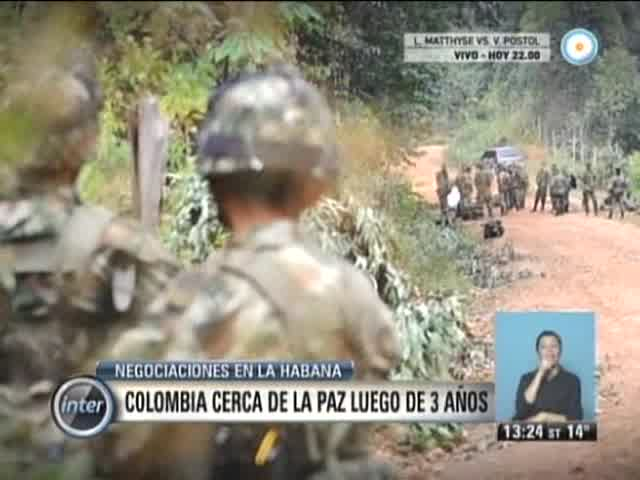
//> input picture c++/1.jpeg, 640 x 480 px
$ ./Threshold   (built with g++ and OpenCV 4)
//> lines starting //> are read from the running program, lines starting //| are printed output that depends on the picture
#include "opencv2/imgproc/imgproc.hpp"
#include "opencv2/highgui/highgui.hpp"
#include <stdlib.h>
#include <stdio.h>
#include <string>
#include <iostream>


using namespace cv;

/// Global variables

int threshold_value = 0;
int threshold_type = 3;;
int const max_value = 255;
int const max_type = 4;
int const max_BINARY_value = 255;

Mat src, src_gray, dst;
char* window_name = "Threshold Demo";

char* trackbar_type = "Type: \n 0: Binary \n 1: Binary Inverted \n 2: Truncate \n 3: To Zero \n 4: To Zero Inverted";
char* trackbar_value = "Value";

/// Function headers
void Threshold_Demo( int, void* );

Point point1, point2; /*vertical points of the bounding box*/
int drag = 0;
Rect rect; /*bounding box*/
Mat img, roiImg,dilation_dst; /* roiImg - the part of the image in the bounding box */
int select_flag = 0;

// [47 lines left out: functions exec, mouseHandler, not called in this run]


/**
 * @function main
 */
int main( int argc, char** argv )
{

  char* ImagenesXesperado[4][2] = {
    "1.jpeg","Negociaciones en La Habana Colombia cerca de la paz luego de 3 años",
	"2.jpeg","Festival Raíz Tecnópolis Así se hace el salteado patagónico",
	"3.jpeg","Todos jugaron para Boca Lo mejor y lo peor de la fecha",
	"4.jpeg","Bebés que se chupan el dedo"};
  int i=0;
  src=imread(ImagenesXesperado[0][0], CV_LOAD_IMAGE_COLOR);
//> src is the input picture: 480 rows x 640 cols, CV_8UC3; mean B, G, R 126.6, 142, 147


  /// Convert the image to Gray
  cvtColor( src, src_gray, CV_BGR2GRAY );
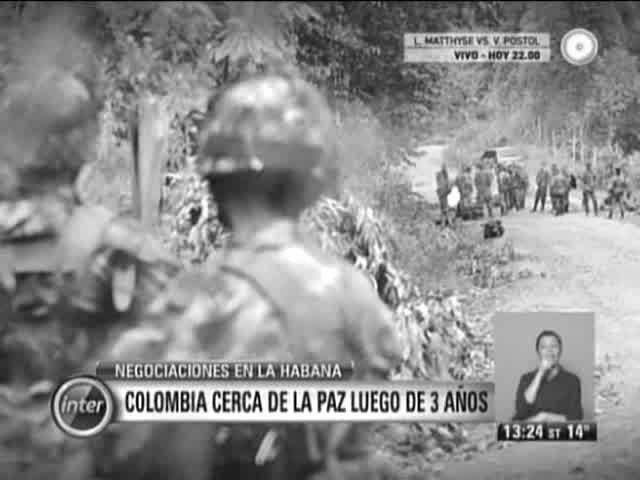
//> src_gray: 480 rows x 640 cols, CV_8UC1; min 0, max 255, mean 141.8

  /// Create a window to display results
  namedWindow( window_name, CV_WINDOW_AUTOSIZE );

  /// Create Trackbar to choose type of Threshold
  createTrackbar( trackbar_type,
                  window_name, &threshold_type,
                  max_type, Threshold_Demo );

  createTrackbar( trackbar_value,
                  window_name, &threshold_value,
                  max_value, Threshold_Demo );
//> slider 'Value' is set to 85

  /// Call the function to initialize
  Threshold_Demo( 0, 0 );
//> in Threshold_Demo, `threshold( src_gray, dst, threshold_value, max_BINARY_value,threshold_..`:
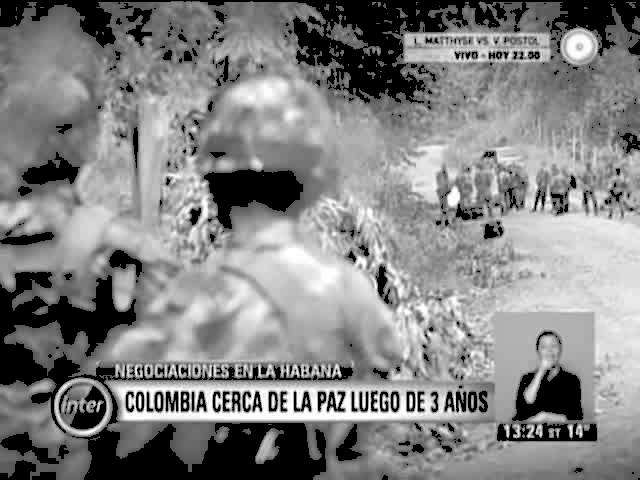
//> dst: 480 rows x 640 cols, CV_8UC1; min 0, max 255, mean 131.2

  /// Wait until user finishes program
  while(true)
  {
    int c;
    cvtColor( src, src_gray, CV_BGR2GRAY );
    cvSetMouseCallback(window_name, mouseHandler, NULL);
    Threshold_Demo( 0, 0 );
    c = waitKey( 20 );
//> the Esc key is pressed
    if (select_flag == 1)
    {
        bilateralFilter ( roiImg, dilation_dst, 1, 1*2, 1/2 );
  		imshow("ROI", dilation_dst); /*show the image bounded by the box*/
    }

    if (c == 114 && select_flag == 1)
    {
      imwrite("roiImg.jpg", dilation_dst);
      system("tesseract roiImg.jpg stdout -l spa >> log.txt");
      std::cout << exec("tesseract roiImg.jpg stdout -l spa");
    }

    if (c == 115)
    {
    	 i=(i+1)%4;
         src=imread(ImagenesXesperado[i][0], CV_LOAD_IMAGE_COLOR);
    }

    if(c==27 )
    {
    	break;
    }
    rectangle(dst, rect, CV_RGB(255, 0, 0), 3, 8, 0);
    imshow(window_name, dst);
   }

}


/**
 * @function Threshold_Demo
 */
void Threshold_Demo( int, void* )
{
  /*
  	 0: Binary
     1: Binary Inverted
     2: Threshold Truncated
     3: Threshold to Zero
     4: Threshold to Zero Inverted
  */

  threshold( src_gray, dst, threshold_value, max_BINARY_value,threshold_type );
  //rectangle(dst, rect, CV_RGB(255, 0, 0), 3, 8, 0);
  //imshow(window_name, dst);

}
